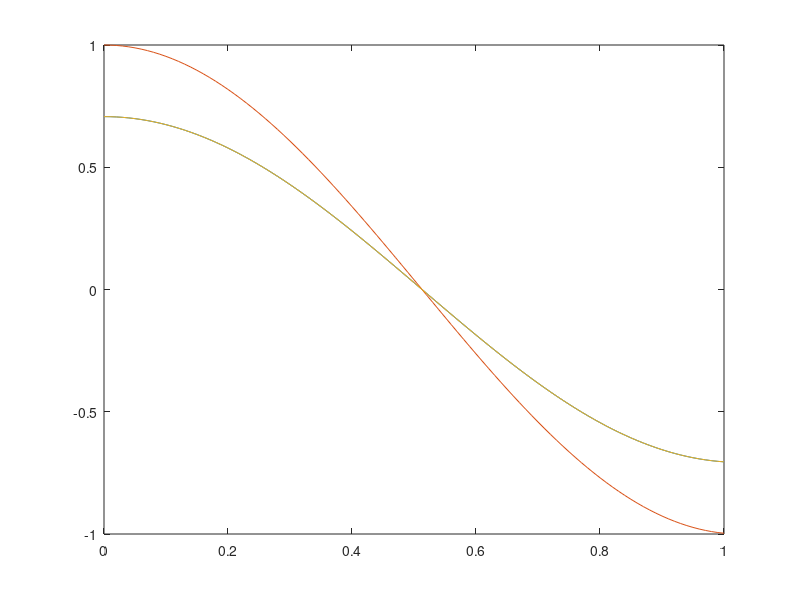

This chart was generated by the following MATLAB code:
# Ejercicio 27 integrador. Página 114
# Es de segundo orden en 'x' y en primer orden en 't'
# usando reduccion de orden y euler modificado

function reduccion_euler_modificado


    L = 1.0;
    c = 1.0;
    dt = 0.01;
    dx = L / 4;

    # Discretizamos en 5 puntos
    x = 0.0 : dx : L;
    t = 0.0 : dt : 1.0;

    l = -c * c /  (dx * dx);
    K = [-2, 1, 0; 1, -2, 1; 0, 1, -2];

    A = [zeros(3, 3), eye(3); -l * K, zeros(3, 3)];

    # Condiciones iniciales
    u_0 = [sin(pi * x(2) / L); sin(pi * x(3) / L); sin(pi * x(4) / L)];
    du_0 = [0; 0; 0];

    # Reduccion de orden euler modificado
    u = [u_0; du_0];
    for i = 2 : length(t)

        previous = u(:, i - 1);
        slope1 = A * previous;

        half_way_u = previous + dt * 0.5 * slope1;

        half_way_slope = A * half_way_u;
        u(:, i) = previous + dt * half_way_slope;
    end

    # Muestro solamente las primeras 3 funciones, que corresponden a las
    # funciones U(t) y no a sus derivadas
    plot(t, u(1 : 3, :))


endfunction
